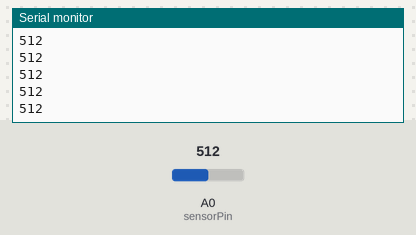
The sketch below on a simulated Arduino Uno, built with avr-gcc and run on an emulated ATmega328P. Parts: the last lines printed to the serial monitor. The test bench sets the inputs (shaded band); at power-on: A0 (sensorPin) = 512.

Above: at 1.2 s.
1.3 s: A0 (sensorPin) set to 716
At 1.32 s:
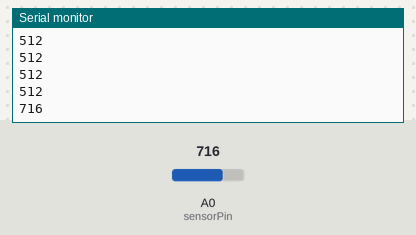
2.8 s: A0 (sensorPin) set to 900
At 2.83 s:
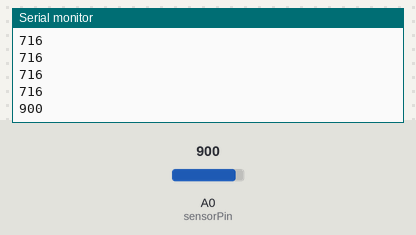
Timing chart, 0 to 5.8 s (numbered marks = the images above; inputs shaded):
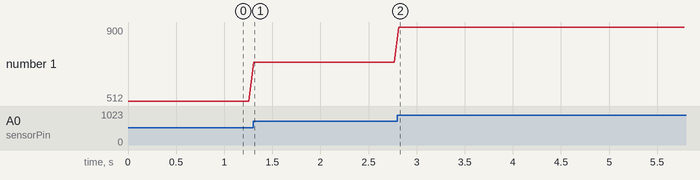

The sketch:

sketch.ino
```cpp
// (licence header left out)
#define sensorPin A0
void setup()
{
  Serial.begin(115200);
}

void loop()
{
  int x = analogRead(sensorPin);
  Serial.println(x);
  delay(50);
}
```

Measured:
- after the input at 1.3 s, the serial monitor: prints a new line at once (image 1)
- after the input at 2.8 s, the serial monitor: prints a new line at once (image 2)
- plotted number 1: 512 → 716 after the input at 1.3 s, 716 → 900 after the input at 2.8 s
